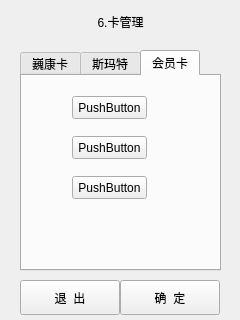
<?xml version="1.0" encoding="UTF-8"?>
<ui version="4.0">
 <class>MainKey6</class>
 <widget class="QDialog" name="MainKey6">
  <property name="geometry">
   <rect>
    <x>0</x>
    <y>0</y>
    <width>240</width>
    <height>320</height>
   </rect>
  </property>
  <property name="windowTitle">
   <string>Form</string>
  </property>
  <widget class="QLabel" name="Title">
   <property name="geometry">
    <rect>
     <x>10</x>
     <y>6</y>
     <width>221</width>
     <height>31</height>
    </rect>
   </property>
   <property name="text">
    <string>6.卡管理</string>
   </property>
   <property name="alignment">
    <set>Qt::AlignCenter</set>
   </property>
  </widget>
  <widget class="QTabWidget" name="tabWidget">
   <property name="geometry">
    <rect>
     <x>20</x>
     <y>50</y>
     <width>201</width>
     <height>221</height>
    </rect>
   </property>
   <property name="currentIndex">
    <number>2</number>
   </property>
   <widget class="QWidget" name="tab_1">
    <attribute name="title">
     <string>巍康卡</string>
    </attribute>
    <widget class="QPushButton" name="pushButton_3">
     <property name="geometry">
      <rect>
       <x>50</x>
       <y>30</y>
       <width>75</width>
       <height>23</height>
      </rect>
     </property>
     <property name="text">
      <string>PushButton</string>
     </property>
    </widget>
    <widget class="QPushButton" name="pushButton_4">
     <property name="geometry">
      <rect>
       <x>50</x>
       <y>70</y>
       <width>75</width>
       <height>23</height>
      </rect>
     </property>
     <property name="text">
      <string>PushButton</string>
     </property>
    </widget>
    <widget class="QPushButton" name="pushButton_5">
     <property name="geometry">
      <rect>
       <x>50</x>
       <y>100</y>
       <width>75</width>
       <height>23</height>
      </rect>
     </property>
     <property name="text">
      <string>PushButton</string>
     </property>
    </widget>
   </widget>
   <widget class="QWidget" name="tab_2">
    <attribute name="title">
     <string>斯玛特</string>
    </attribute>
    <widget class="QPushButton" name="pushButton_6">
     <property name="geometry">
      <rect>
       <x>40</x>
       <y>20</y>
       <width>75</width>
       <height>23</height>
      </rect>
     </property>
     <property name="text">
      <string>PushButton</string>
     </property>
    </widget>
    <widget class="QPushButton" name="pushButton_7">
     <property name="geometry">
      <rect>
       <x>40</x>
       <y>70</y>
       <width>75</width>
       <height>23</height>
      </rect>
     </property>
     <property name="text">
      <string>PushButton</string>
     </property>
    </widget>
   </widget>
   <widget class="QWidget" name="tab_3">
    <attribute name="title">
     <string>会员卡</string>
    </attribute>
    <widget class="QPushButton" name="pushButton_8">
     <property name="geometry">
      <rect>
       <x>50</x>
       <y>20</y>
       <width>75</width>
       <height>23</height>
      </rect>
     </property>
     <property name="text">
      <string>PushButton</string>
     </property>
    </widget>
    <widget class="QPushButton" name="pushButton_9">
     <property name="geometry">
      <rect>
       <x>50</x>
       <y>60</y>
       <width>75</width>
       <height>23</height>
      </rect>
     </property>
     <property name="text">
      <string>PushButton</string>
     </property>
    </widget>
    <widget class="QPushButton" name="pushButton_10">
     <property name="geometry">
      <rect>
       <x>50</x>
       <y>100</y>
       <width>75</width>
       <height>23</height>
      </rect>
     </property>
     <property name="text">
      <string>PushButton</string>
     </property>
    </widget>
   </widget>
  </widget>
  <widget class="QPushButton" name="pushButton">
   <property name="geometry">
    <rect>
     <x>20</x>
     <y>280</y>
     <width>100</width>
     <height>35</height>
    </rect>
   </property>
   <property name="text">
    <string>退  出</string>
   </property>
  </widget>
  <widget class="QPushButton" name="pushButton_2">
   <property name="geometry">
    <rect>
     <x>120</x>
     <y>280</y>
     <width>100</width>
     <height>35</height>
    </rect>
   </property>
   <property name="text">
    <string>确  定</string>
   </property>
  </widget>
 </widget>
 <resources/>
 <connections/>
</ui>
